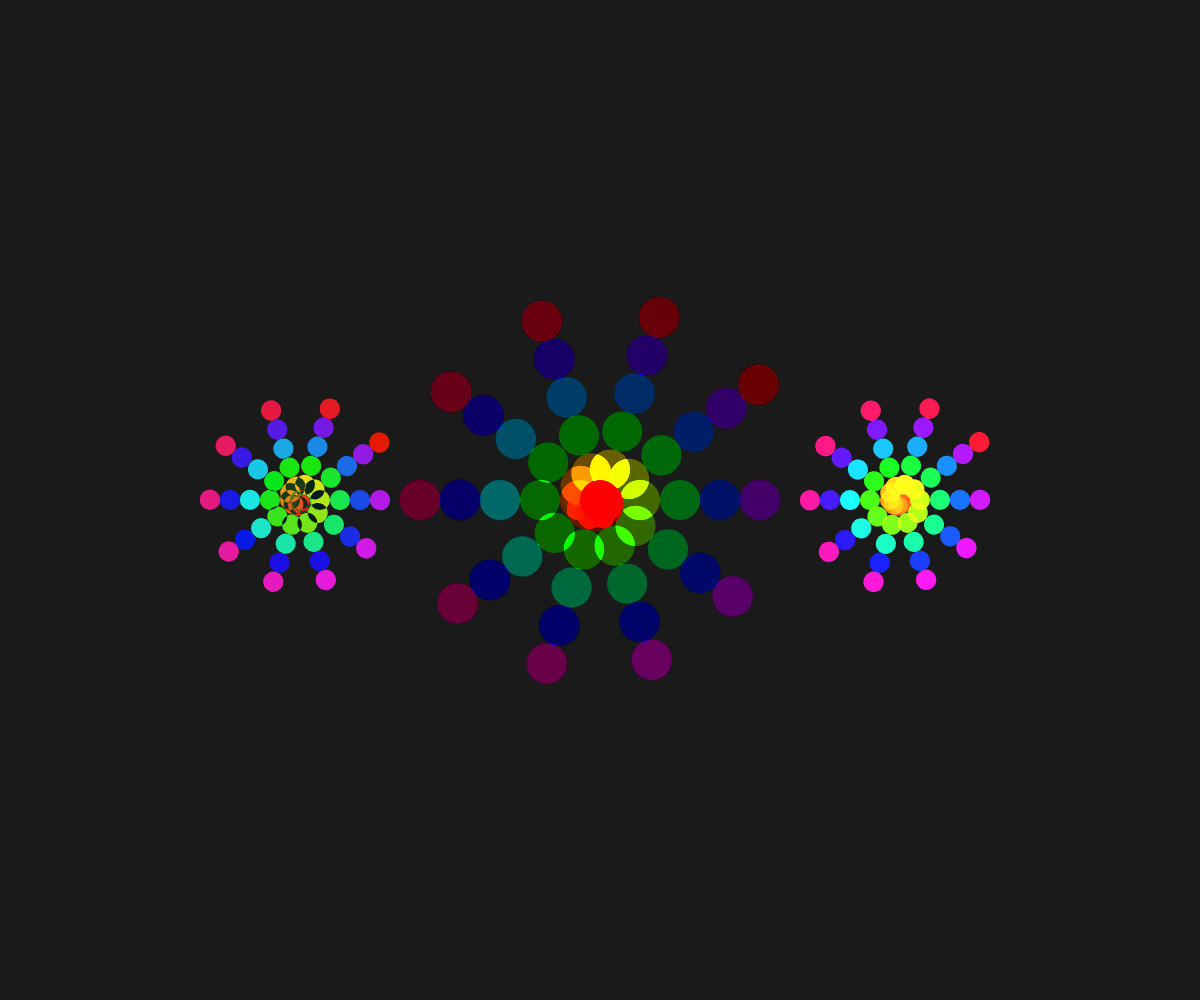
Frame 1 (no input)
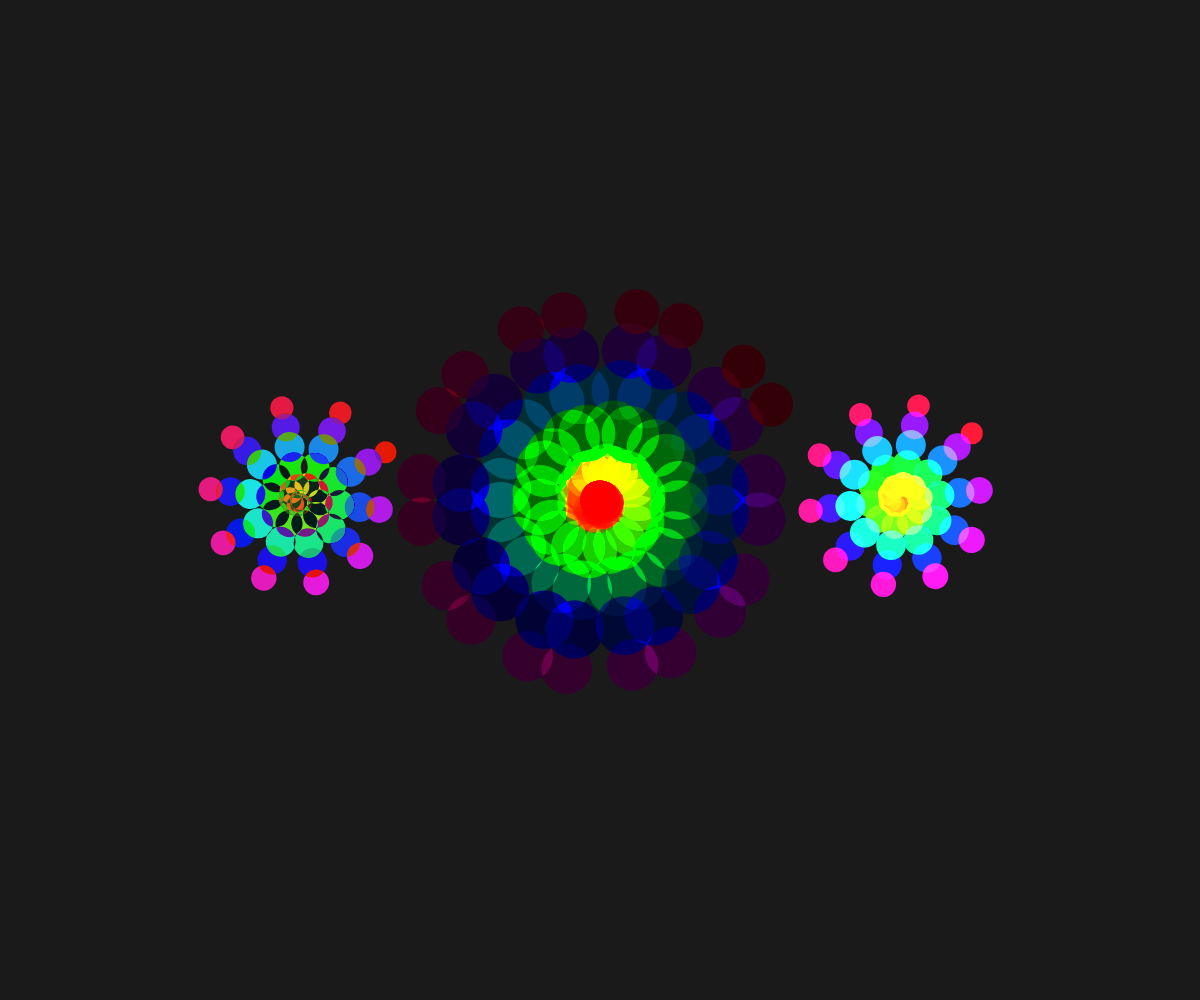
Frame 60 (no input)
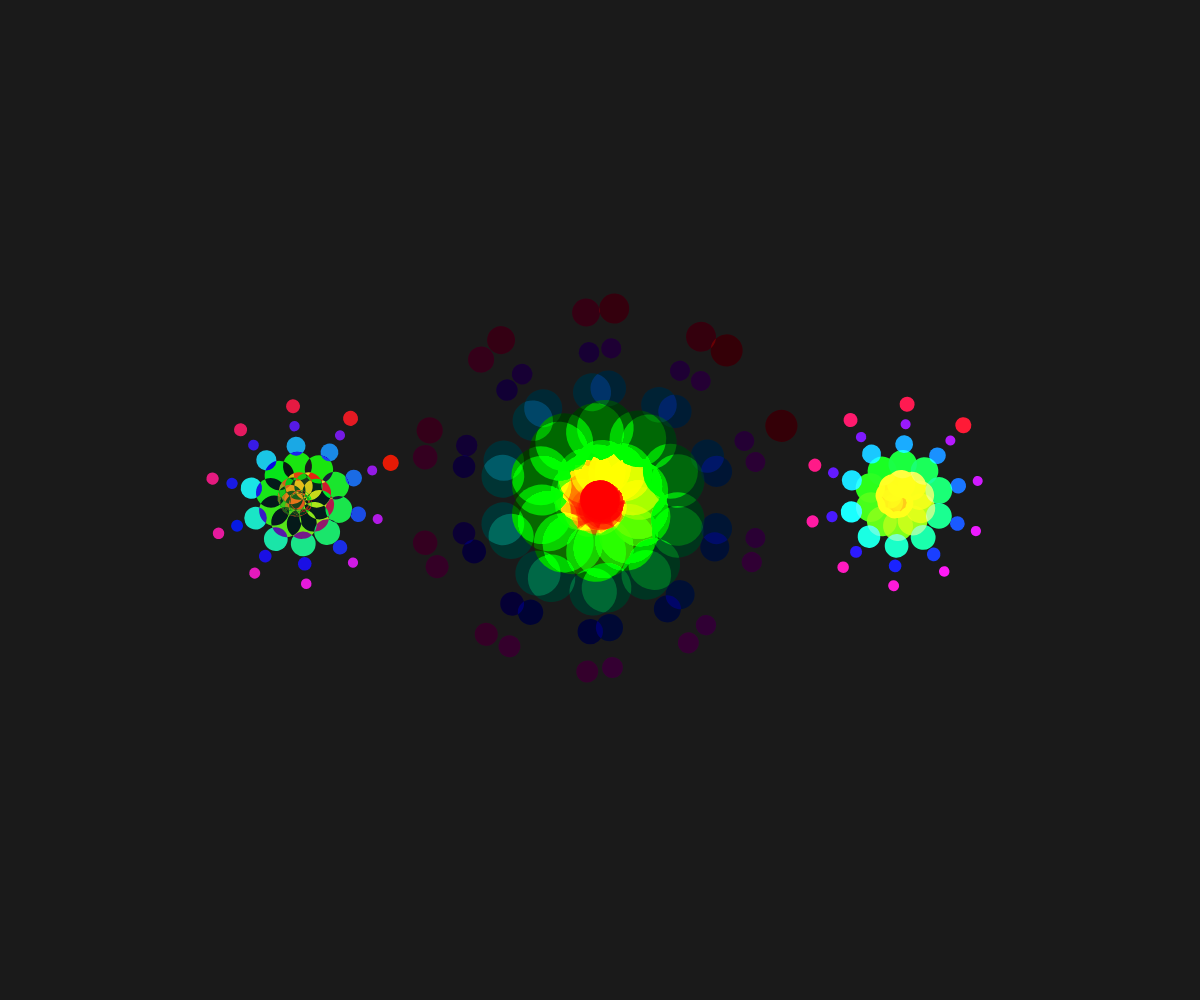
Frame 120 (the mouse pressed at the canvas centre since frame 60)

The p5.js sketch that drew these frames (run headless with seeded random() and noise() and a simulated clock; from frame 60 on, the mouse is pressed at the canvas centre):

// p5.js sketch
// ── sketch.js
function randomCircles() {
    fill(255, 255, 120);
    for(var i = 0; i < 50; i++) {
        ellipse(randomGaussian(0, 50), randomGaussian(0, 50), 10, 10);
    }
}

function spiralCircles() {
    let n = 50;
    for(var i = 0; i < n; i++) {
        fill(i*360/n, 100, 100);
        let r = 0.2+0.1*sin(i*frameCount/1000);
        ellipse(i/n, 0, r, r);
        rotate(5*TWO_PI/n);
    }
}

function bars(d) {
    strokeWeight(2);
    stroke(120, 152, 255);
    for(var i = 0; i < 20; i++) {
        let x = random(-d/2, d/2);
        line(x, 0, x, d);
    }
}

function drawDisc(drawFn, i, n, s, angle, bm) {
    push();
    translate(i*width/(n+1), height/2);
    scale(s);
    // draw the "backlight"
    noStroke();
    fill(0);
    // ellipse(0, 0, diameter, diameter);
    rotate(angle);
    // now draw the disk over the top
    blendMode(bm);
    push();
    drawFn();
    pop();
    pop();
}

var diameter;

function setup() {
    colorMode(HSB, 360, 100, 100);
    imageMode(CENTER);
    createCanvas(windowWidth, windowHeight);
    diameter = min(windowWidth, windowHeight)/4;
}

function draw() {
    background(10);
    drawDisc(spiralCircles, 1, 3, 100, frameCount/500, DIFFERENCE);
    drawDisc(spiralCircles, 2, 3, 200, frameCount/500, OVERLAY);
    drawDisc(spiralCircles, 2, 3, 200, -frameCount/500, OVERLAY);
    drawDisc(spiralCircles, 3, 3, 100, -frameCount/500, SCREEN);
}
